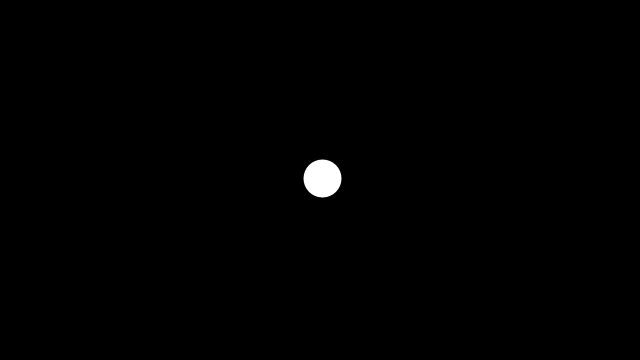
Frame 1 (no input)
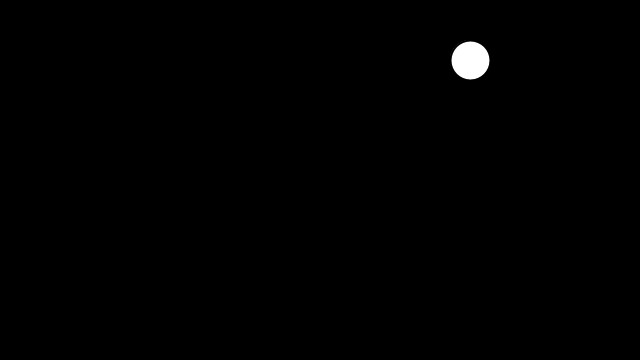
Frame 60 (the mouse pressed at the canvas centre just before this capture)
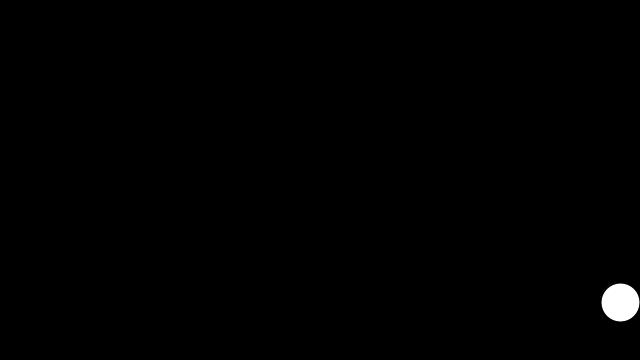
Frame 120 (the mouse held since frame 60 and released just before this capture)

The Processing sketch that drew these frames (run headless with seeded random() and noise(); from frame 60 on, the mouse is pressed at the canvas centre):

// Processing sketch: NOC_portal_ball
// ── NOC_portal_ball.pde
Ball b;

void setup() {
  size(640,360);
  b = new Ball();
}

void draw() {
  background(0);
  b.move();
  b.portal();
  b.display();
}

// ── NOC_ball_class.pde
class Ball {
  PVector pos;
  PVector vel;
  
  Ball() {
    pos = new PVector(width/2, height/2);
    vel = new PVector(2.5, -2);
  }
  
  void move() {
    pos.add(vel);
  }
  
 void portal(){
   if (pos.x > width) {
     pos.x = 0;
   }
   if(pos.x < 0) {
     pos.x = width;
   }
   if(pos.y > height) {
     pos.y = 0;     
   }
   if(pos.y < 0) {
     pos.y = height; 
   }
  }
  
  void display() {
    stroke(0);
    strokeWeight(2);
    fill(255);
    ellipse(pos.x, pos.y, 40, 40);
  }
}
